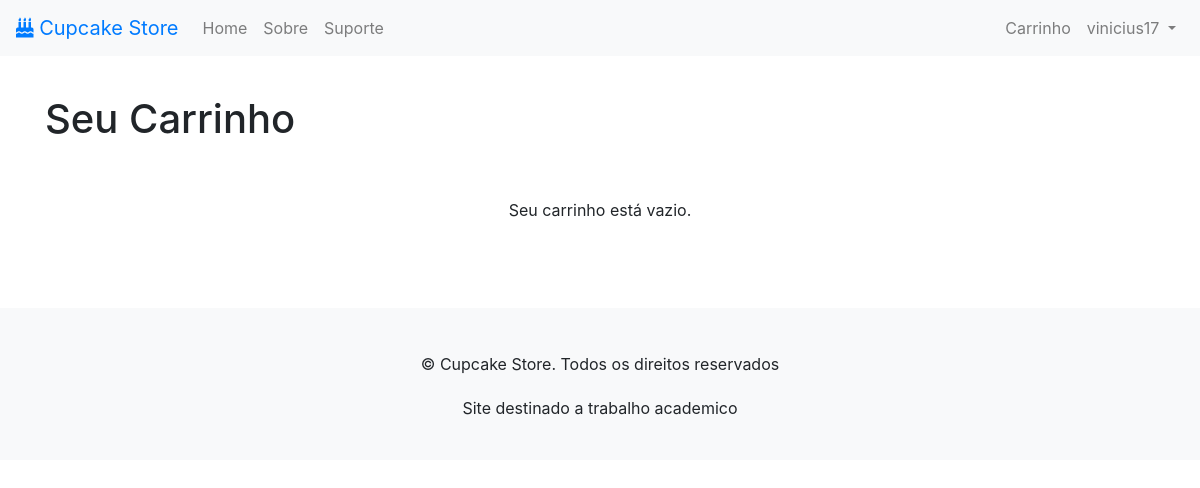
Before: /carrinho/ (signed in) with the older database file.
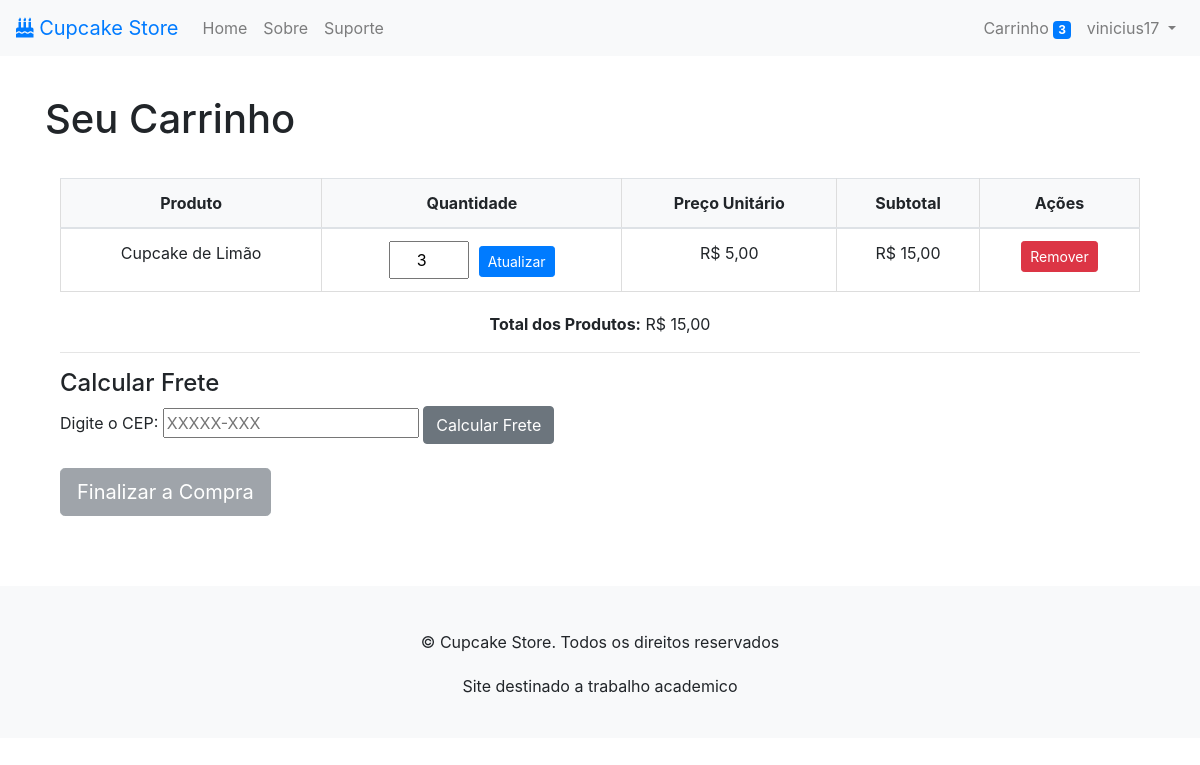
After: the same page with the newer database file.
### meu_app/models.py (models this page shows, shortened)
class CarrinhoProduto(models.Model):
    carrinho = models.ForeignKey(Carrinho, on_delete=models.CASCADE)
    produto = models.ForeignKey(Produto, on_delete=models.CASCADE)
    quantidade = models.PositiveIntegerField(default=1)
    @property
    def subtotal(self):
        return self.quantidade * self.produto.preco
    class Meta:
        verbose_name = "Produto no Carrinho"
        verbose_name_plural = "Produtos no Carrinho"

class Produto(models.Model):
    titulo = models.CharField(max_length=100)
    descricao = models.TextField()
    preco = models.DecimalField(max_digits=10, decimal_places=2)
    imagem = models.ImageField(upload_to='produtos/', blank=True, null=True)
    class Meta:
        verbose_name = "Produto"
        verbose_name_plural = "Produtos"

### meu_app/views.py (the view, shortened to what this page needs)
# urls.py: path('carrinho/', views.carrinho, name=CARRINHO),  # Página do carrinho
@login_required
def carrinho(request):
    carrinho = Carrinho.objects.filter(usuario=request.user).first()
    itens = []
    total_geral = Decimal(0.0)
    frete = None
    erro_cep = None
    total_com_frete = None
    if carrinho:
        itens = carrinho.carrinhoproduto_set.all()
        total_geral = sum(item.subtotal for item in itens)
    return render(request, 'meu_app/carrinho.html', {
        'carrinho': carrinho,
        'itens': itens,
        'total_geral': total_geral,
        'frete': frete,
        'total_com_frete': total_com_frete,
        'erro_cep': erro_cep,
    })

### meu_app/context_processors.py (called while the page is built)
def carrinho_count(request):
    if request.user.is_authenticated:
        carrinho = Carrinho.objects.filter(usuario=request.user).first()
        if carrinho:
            return {'carrinho_count': carrinho.carrinhoproduto_set.aggregate(total=Sum('quantidade'))['total'] or 0}
    return {'carrinho_count': 0}

### meu_app/templates/meu_app/carrinho.html (shortened to what this page needs)
{% extends 'meu_app/base.html' %}
{% block content %}
<h1>Seu Carrinho</h1>
<div class="container">
    {% if carrinho and itens %}
    <table class="table">
        <thead>
            <tr>
                <th>Produto</th>
                <th>Quantidade</th>
                <th>Preço Unitário</th>
                <th>Subtotal</th>
                <th>Ações</th>
            </tr>
        </thead>
        <tbody>
            {% for item in itens %}
            <tr>
                <td>{{ item.produto.titulo }}</td>
                <td>
                    <form method="post" action="{% url 'atualizar_quantidade' item.produto.id %}">
                        <input type="number" name="quantidade" value="{{ item.quantidade }}" min="1">
                        <button type="submit" class="btn btn-primary btn-sm">Atualizar</button>
                    </form>
                </td>
                <td>R$ {{ item.produto.preco }}</td>
                <td>R$ {{ item.subtotal }}</td>
                <td>
                    <form method="post" action="{% url 'remover_item' item.produto.id %}">
                        <button type="submit" class="btn btn-danger btn-sm">Remover</button>
                    </form>
                </td>
            </tr>
            {% endfor %}
        </tbody>
    </table>
    <div class="text-end">
        <p><strong>Total dos Produtos:</strong> R$ {{ total_geral }}</p>
    </div>
    <hr>
    <h4>Calcular Frete</h4>
    <form method="post" action="{% url 'carrinho' %}">
        <label for="cep">Digite o CEP:</label>
        <input
            type="text"
            id="cep"
            name="cep"
            maxlength="9"
            pattern="\d{5}-\d{3}"
            placeholder="XXXXX-XXX"
            required
            oninput="formatarCEP(this)"
        >
        <button type="submit" class="btn btn-secondary">Calcular Frete</button>
    </form>
    <div class="text-end mt-4">
        {% if frete is not None %}
        <form method="get" action="{% url 'finalizar_compra' %}">
            <input type="hidden" name="total_com_frete" value="{{ total_com_frete|floatformat:2 }}">
            <button type="submit" class="btn btn-success btn-lg">Finalizar Compra</button>
        </form>
        {% else %}
        <button type="button" class="btn btn-secondary btn-lg" disabled>
            Finalizar a Compra
        </button>
        {% endif %}
    </div>
    {% else %}
    <p>Seu carrinho está vazio.</p>
    {% endif %}
</div>
{% endblock %}

### meu_app/templates/meu_app/base.html (shortened to what this page needs)
<!DOCTYPE html>
<html lang="en">
<head>
    {% load static %}
    <link rel="stylesheet" href="https://cdn.jsdelivr.net/npm/bootstrap@4.0.0/dist/css/bootstrap.min.css">
    <link rel="stylesheet" href="{% static 'css/style.css' %}">
    <link rel="stylesheet" href="https://cdnjs.cloudflare.com/ajax/libs/font-awesome/5.15.4/css/all.min.css">
</head>
<body>
    <header>
        <nav class="navbar navbar-expand-lg navbar-light bg-light shadow">
            <a class="navbar-brand text-primary" href="/">
                <i class="fas fa-birthday-cake"></i>
                Cupcake Store
            </a>
            <div class="collapse navbar-collapse" id="navbarNav">
                <ul class="navbar-nav mr-auto">
                    <li class="nav-item">
                        <a class="nav-link" href="{% url 'index' %}">Home</a>
                    </li>
                    <li class="nav-item">
                        <a class="nav-link" href="{% url 'about' %}">Sobre</a>
                    </li>
                    {% if user.is_authenticated %}
                    <li class="nav-item">
                        <a class="nav-link" href="{% url 'suporte' %}">Suporte</a>
                    </li>
                    {% endif %}
                </ul>
                <ul class="navbar-nav">
                    {% if user.is_authenticated %}
                    <li class="nav-item">
                        <a class="nav-link" href="{% url 'carrinho' %}">
                            Carrinho
                            {% if carrinho_count > 0 %}
                            <span class="badge badge-primary">{{ carrinho_count }}</span>
                            {% endif %}
                        </a>
                    </li>
                    {% endif %}
                    {% if user.is_authenticated %}
                    <li class="nav-item dropdown">
                        <a class="nav-link dropdown-toggle" href="#" id="userDropdown" role="button" data-toggle="dropdown" aria-haspopup="true" aria-expanded="false">
                            {{ user.username }}
                        </a>
                    </li>
                    {% endif %}
                </ul>
            </div>
        </nav>
    </header>
    <main class="container mt-4">
        {% block content %}{% endblock %}
    </main>
    <footer class="text-center py-4 bg-light">
        <p>&copy; Cupcake Store. Todos os direitos reservados</p>
        <p>Site destinado a trabalho academico </p>
    </footer>
</body>
</html>

### store_site/static/css/style.css (style rules this page uses)
.container { margin: 20px auto; padding: 15px; }
table { width: 100%; border-collapse: collapse; }
table th, table td { text-align: center; padding: 10px; border: 1px solid #ddd; }
table th { background-color: #f8f9fa; }
input[type="number"] { width: 80px; padding: 5px; margin-right: 5px; text-align: center; }
button { font-size: 14px; padding: 5px 10px; }
p { text-align: center; margin-top: 20px; }

Changed rows visible on the page:
added CarrinhoProduto: produto.titulo "Cupcake de Limão", quantidade "3", produto.preco "5,00", subtotal "15,00"
Other visible differences:
{{ carrinho_count }}: (not shown) → "3"
{{ total_geral }}: (not shown) → "15,00"
text no longer shown: "Seu carrinho está vazio."
text now shown: "Produto Quantidade Preço Unitário Subtotal Ações Total dos Produtos: R$ Calcular Frete Digite o CEP: Calcular Frete Finalizar a Compra"
